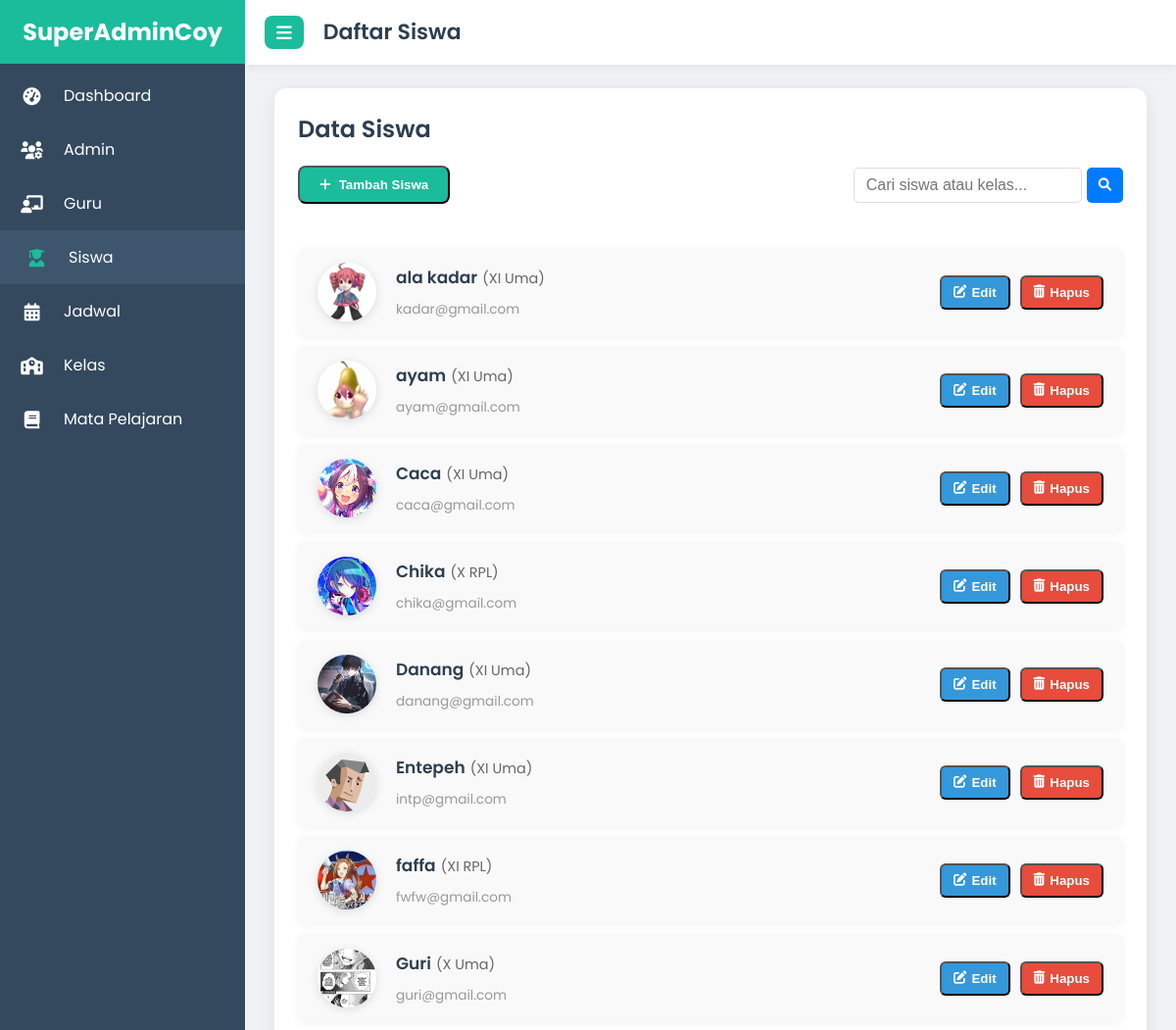
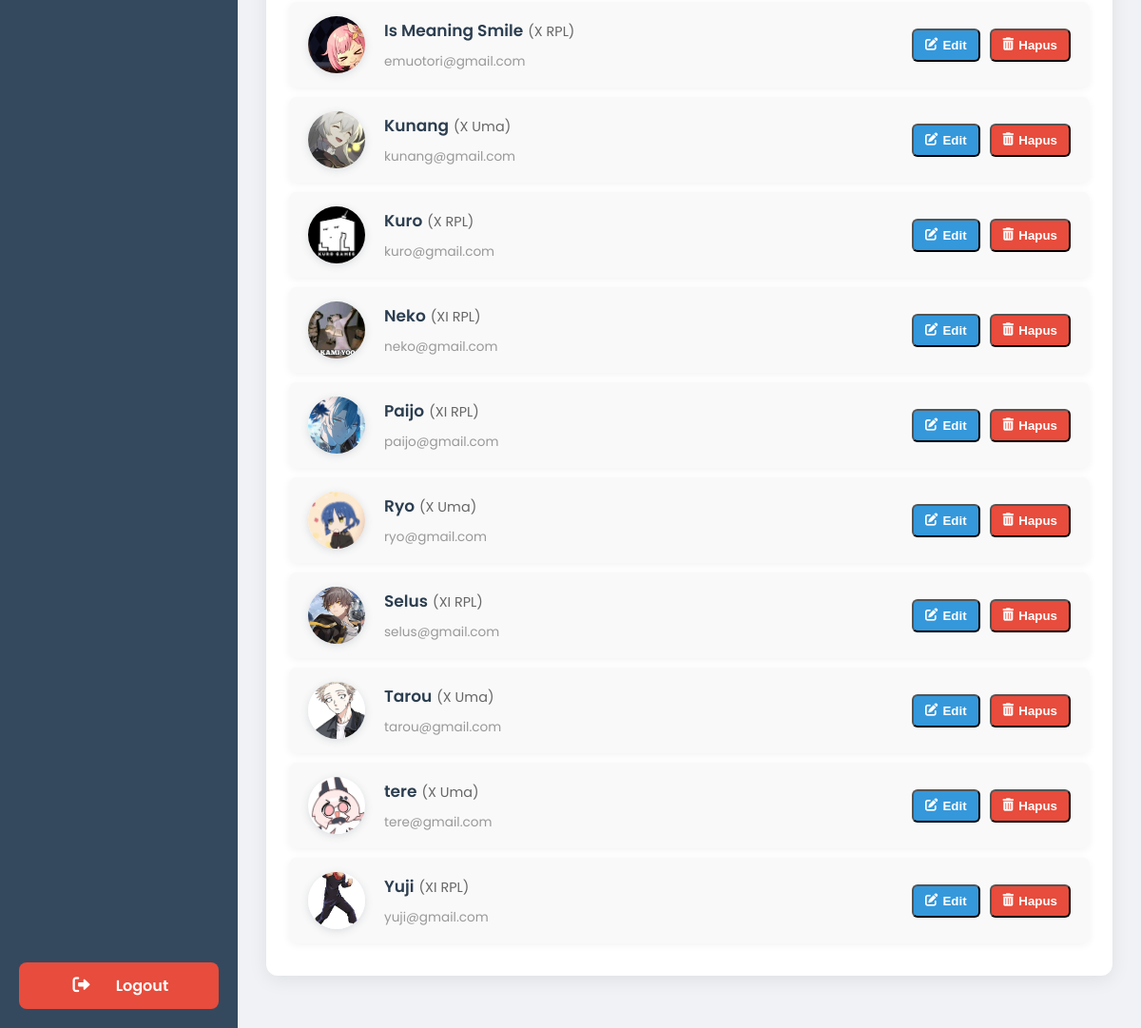
The page /superadmin/siswa/index.php (signed in) on the database its author committed (2 pictures, top to bottom).
### tables this page shows
CREATE TABLE `siswa` (
  `id` int(11) NOT NULL,
  `NIS` int(11) NOT NULL,
  `name` varchar(50) NOT NULL,
  `gender` enum('laki-laki','perempuan') NOT NULL,
  `dob` date NOT NULL,
  `photo` varchar(40) DEFAULT NULL,
  `no_hp` int(10) UNSIGNED NOT NULL,
  `email` varchar(50) DEFAULT NULL,
  `pass` varchar(255) DEFAULT NULL,
  `alamat` varchar(50) DEFAULT NULL,
  `admission_date` datetime NOT NULL,
  `class_id` int(11) DEFAULT NULL
);

CREATE TABLE `class` (
  `id` int(11) NOT NULL,
  `nama_kelas` varchar(50) NOT NULL,
  `teacher_id` int(11) NOT NULL,
  `photo` varchar(255) NOT NULL,
  `tahun_ajaran` varchar(20) NOT NULL,
  `deskripsi` text NOT NULL,
  `id_tahun_akademik` int(11) DEFAULT NULL
);

### superadmin/siswa/index.php (the view, shortened to what this page needs)
<?php
require '../../koneksi.php';
$search_query = $_GET['search'] ?? '';
$query = "
    SELECT
        siswa.*,
        class.nama_kelas,
        class.photo AS class_photo
    FROM
        siswa
    LEFT JOIN
        class ON siswa.class_id = class.id
";
$params = [];
$query .= " ORDER BY siswa.name ASC";
$stmt = $pdo->prepare($query);
$stmt->execute($params);
$siswalist = $stmt->fetchAll(PDO::FETCH_ASSOC);
?>
<!DOCTYPE html>
<html lang="id">
<head>
    <link href="https://cdnjs.cloudflare.com/ajax/libs/font-awesome/6.0.0-beta3/css/all.min.css" rel="stylesheet">
    <link rel="stylesheet" href="../../assets/admin.css">
</head>
<body>
    <div class="sidebar" id="sidebar">
        <div class="logo"><span>SuperAdminCoy</span></div>
        <nav>
            <a href="../dashboard_superadmin.php">
                <i class="fas fa-tachometer-alt"></i>
                <span>Dashboard</span>
            </a>
            <a href="../admin/index.php">
                <i class="fas fa-users-cog"></i>
                <span>Admin</span>
            </a>
            <a href="../guru/index.php">
                <i class="fas fa-chalkboard-teacher"></i>
                <span>Guru</span>
            </a>
            <a href="index.php" class="active">
                <i class="fas fa-user-graduate"></i>
                <span>Siswa</span>
            </a>
            <a href="../jadwal/index.php">
                <i class="fas fa-calendar-alt"></i>
                <span>Jadwal</span>
            </a>
            <a href="../kelas/index.php">
                <i class="fas fa-school"></i>
                <span>Kelas</span>
            </a>
            <a href="../mapel/index.php">
                <i class="fas fa-book"></i>
                <span>Mata Pelajaran</span>
            </a>
            <div class="logout-button-container">
                <a onclick="showLogoutConfirm(event)">
                    <i class="fas fa-sign-out-alt"></i>
                    <span>Logout</span>
                </a>
            </div>
        </nav>
    </div>
    <div class="header" id="header">
        <button class="toggle-btn" onclick="toggleSidebar()">
            <i class="fas fa-bars"></i>
        </button>
        <h1>Daftar Siswa</h1>
    </div>
    <div class="content" id="mainContent">
        <div class="card">
            <h2>Data Siswa</h2>
            <div class="card-header-actions">
                <button class="add-link" id="btn-tambah-siswa">
                    <i class="fas fa-plus"></i> Tambah Siswa
                </button>
                <form class="search-form" action="" method="get">
                    <input type="text" name="search" placeholder="Cari siswa atau kelas..." value="<?= htmlspecialchars($search_query) ?>">
                    <button type="submit"><i class="fas fa-search"></i></button>
                </form>
            </div>
            <ul class="siswa-list" id="siswa-list">
                <?php foreach ($siswalist as $siswa): ?>
                <li
                    data-nis="<?= htmlspecialchars($siswa['NIS']) ?>"
                    data-nama="<?= htmlspecialchars($siswa['name']) ?>"
                    data-gender="<?= htmlspecialchars($siswa['gender']) ?>"
                    data-dob="<?= htmlspecialchars($siswa['dob']) ?>"
                    data-nohp="<?= htmlspecialchars($siswa['no_hp']) ?>"
                    data-email="<?= htmlspecialchars($siswa['email']) ?>"
                    data-alamat="<?= htmlspecialchars($siswa['alamat']) ?>"
                    data-photo="<?= htmlspecialchars($siswa['photo']) ?>"
                    data-class-id="<?= htmlspecialchars($siswa['class_id']) ?>"
                >
                    <div class="siswa-info">
                        <img
                            src="../../uploads/siswa/<?= htmlspecialchars($siswa['photo']) ?>"
                            alt="Foto <?= htmlspecialchars($siswa['name']) ?>"
                            loading="lazy"
                            onerror="this.onerror=null;this.src='https://placehold.co/60x60/cccccc/333333?text=No+Foto';"
                        >
                        <div class="siswa-text">
                            <span class="siswa-nama"><?= htmlspecialchars($siswa['name']) ?></span>
                            <?php if (!empty($siswa['nama_kelas'])): ?>
                                <span class="siswa-kelas-nama"> (<?= htmlspecialchars($siswa['nama_kelas']) ?>)</span>
                            <?php endif; ?>
                            <span class="siswa-email"><?= htmlspecialchars($siswa['email']) ?></span>
                        </div>
                    </div>
                    <div class="siswa-actions">
                        <button class="action-link edit btn-edit">
                            <i class="fas fa-edit"></i> Edit
                        </button>
                        <button class="action-link delete btn-hapus" data-nis="<?= urlencode($siswa['NIS']) ?>">
                            <i class="fas fa-trash-alt"></i> Hapus
                        </button>
                    </div>
                </li>
                <?php endforeach; ?>
            </ul>
        </div>
    </div>
</body>
</html>

### rows shown on the page
siswa: photo (picture), name "ala kadar", class.nama_kelas "XI Uma", email "kadar@gmail.com"
siswa: photo (picture), name "ayam", class.nama_kelas "XI Uma", email "ayam@gmail.com"
siswa: photo (picture), name "Caca", class.nama_kelas "XI Uma", email "caca@gmail.com"
siswa: photo (picture), name "Chika", class.nama_kelas "X RPL", email "chika@gmail.com"
siswa: photo (picture), name "Danang", class.nama_kelas "XI Uma", email "danang@gmail.com"
siswa: photo (picture), name "Entepeh", class.nama_kelas "XI Uma", email "intp@gmail.com"
siswa: photo (picture), name "faffa", class.nama_kelas "XI RPL", email "fwfw@gmail.com"
siswa: photo (picture), name "Guri", class.nama_kelas "X Uma", email "guri@gmail.com"
siswa: photo (picture), name "Is Meaning Smile", class.nama_kelas "X RPL", email "emuotori@gmail.com"
siswa: photo (picture), name "Kunang", class.nama_kelas "X Uma", email "kunang@gmail.com"
siswa: photo (picture), name "Kuro", class.nama_kelas "X RPL", email "kuro@gmail.com"
siswa: photo (picture), name "Neko", class.nama_kelas "XI RPL", email "neko@gmail.com"
siswa: photo (picture), name "Paijo", class.nama_kelas "XI RPL", email "paijo@gmail.com"
siswa: photo (picture), name "Ryo", class.nama_kelas "X Uma", email "ryo@gmail.com"
siswa: photo (picture), name "Selus", class.nama_kelas "XI RPL", email "selus@gmail.com"
siswa: photo (picture), name "Tarou", class.nama_kelas "X Uma", email "tarou@gmail.com"
siswa: photo (picture), name "tere", class.nama_kelas "X Uma", email "tere@gmail.com"
siswa: photo (picture), name "Yuji", class.nama_kelas "XI RPL", email "yuji@gmail.com"
